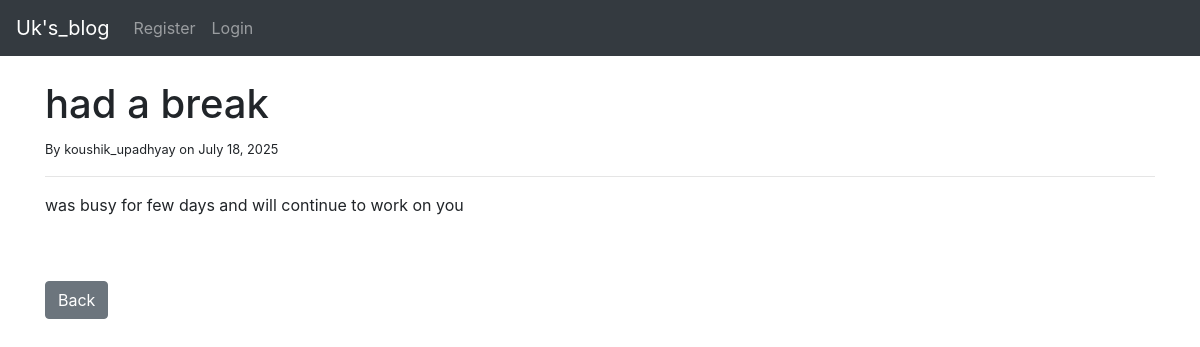
Screenshot of /article/2/ with the database file from the repository.
### my_blog_app01/models.py (models this page shows, shortened)
class Post(models.Model):
    title = models.CharField( max_length=255)
    title_tag = models.CharField( max_length=255, default='My Blog')
    author = models.ForeignKey(User, on_delete=models.CASCADE)
    body = models.TextField()
    date_posted = models.DateField(auto_now_add=True)
    category = models.CharField(max_length=100, default='General')

### my_blog_app01/views.py (the view)
# urls.py: path('article/<int:pk>/', articleDetailView.as_view(), name='article_detail'),
class articleDetailView(DetailView):
    model = Post
    template_name = 'article_details.html'
    context_object_name = 'article'

### my_blog_app01/templates/article_details.html (shortened to what this page needs)
{% extends "base.html"%}
{% block content%}
<h1>{{article.title}}</h1>
<small>By {{article.author.username}} on {{article.date_posted}}</small><br/>
<hr>
<p>{{article.body|safe}}</p>
<br/><br/>
<a href="{% url 'home' %}" class="btn btn-secondary">Back</a>
{% endblock %}

### rows the page displays
Post: title "had a break", author.username "koushik_upadhyay", date_posted "July 18, 2025", body "was busy for few days and will continue to work on you"
